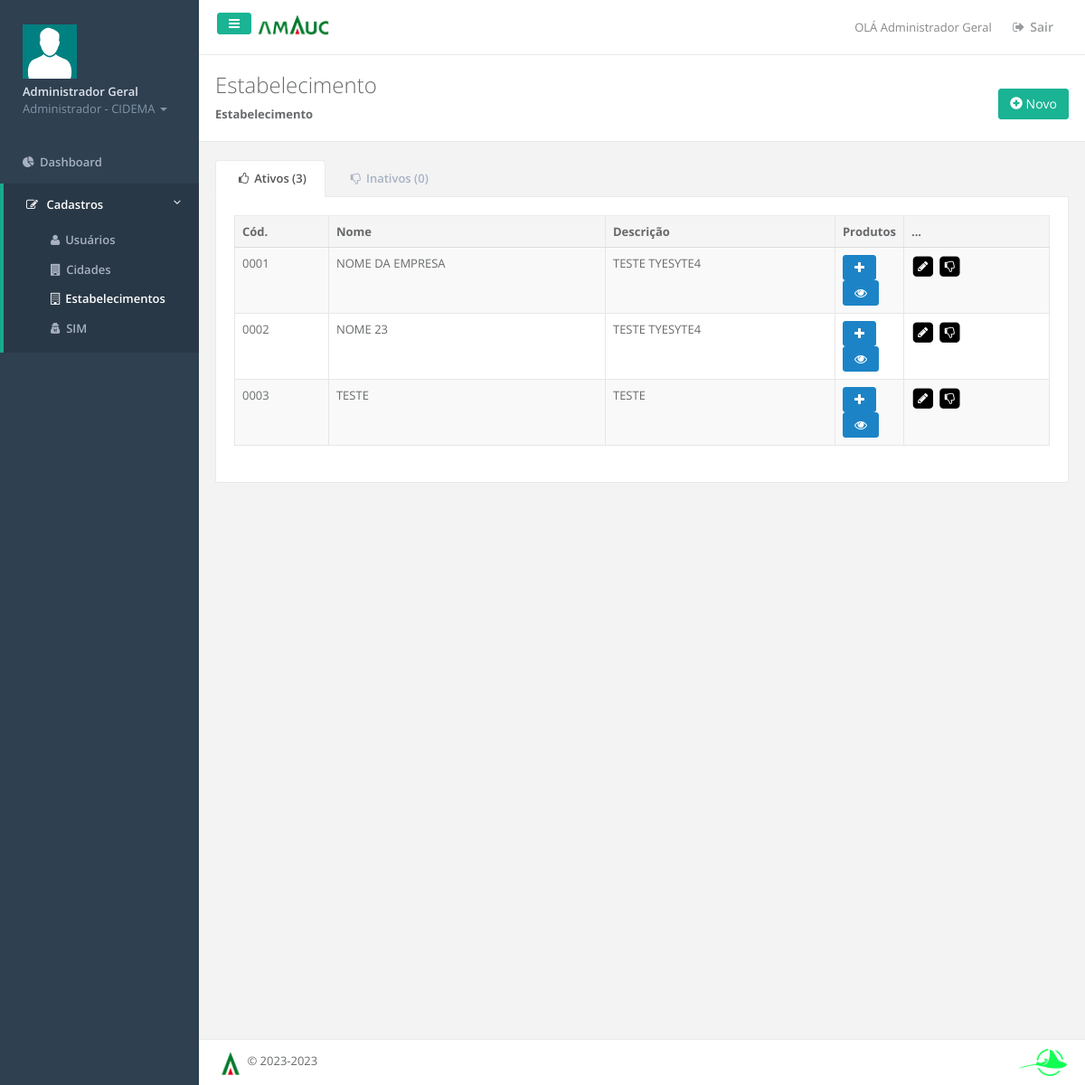
The page /?module=cadastro&acao=lista_estabelecimento (signed in) on the database its author committed.
### tables this page shows
CREATE TABLE `usuario_permissao` (
  `upe_cod` int(11) NOT NULL,
  `upe_descricao` text NOT NULL,
  `upe_situacao` int(11) NOT NULL
);

CREATE TABLE `estabelecimento` (
  `est_cod` int(11) NOT NULL,
  `est_nome` text NOT NULL,
  `est_cnpj` text NOT NULL,
  `est_descricao` text NOT NULL,
  `cid_cod` int(11) NOT NULL,
  `etp_cod` int(11) NOT NULL,
  `sim_cod` int(11) NOT NULL,
  `est_situacao` int(11) NOT NULL DEFAULT 1
);

### application/cadastro/index.php (called while the page is built, shortened)
<?php
	class IndexCommand implements Command {
		public function execute() {
			require_once 'application/template/default.php';
		}
	}
?>

### index.php (called while the page is built, shortened)
<?php
	try {
	    $factory = new Command_Factory();
	    $factory->createCommand()->execute();
	} catch (Exception_Pagenotfound $ep) {
	    echo '<h1>ERRO 404 - Página não encontrada</h1>';
	} catch (Exception $e) {
	    echo '<h1>ERRO 500 - Erro na execução</h1>';
	}
?>

### application/incs/validateUser.inc.php (called while the page is built)
<?php
		require_once 'library/DataManipulation.php';
		$data  = new DataManipulation();
		$userConfig['id'] = $_SESSION['sim_userId'];
		$sql = "SELECT *
				FROM usuario
				WHERE usu_cod = '".$userConfig['id']."'";
		$paramsUsers = $data->find('dynamic',$sql);
?>

### library/DataManipulation.php (called while the page is built, shortened)
<?php
require_once 'DataSet.php';
class DataManipulation{
	function find($type=false,$params=false,$order=false){
		$dataset = new DataSet();
		switch($type){
			case 'dynamic':
				$sql = $params;
			break;
		}
		return $dataset->listRecord($sql);
	}
}
?>

### library/DataSet.php (called while the page is built, shortened)
<?php
	require_once 'MySql.php';
    class DataSet{
		function listRecord($sql){
			$database = new MySql();
			$result = $database->executeQuery($sql);
			for($i = 0;$i < $database->countFields($result);$i++){
				$campo = $database->fieldName($result,$i);
				$array[$campo->name] = $campo->name;
			}
			for($i = 0;$i < $database->countLines($result);$i++){
				foreach($array as $lista){
					$retorno[$i][$lista] = $database->result($result, $i,$lista);
				}
			}
			return $retorno;
		}
    }
?>

### library/MySql.php (called while the page is built, shortened)
<?php
class MySql
{
    function connOpen()
    {
        $server   = 'localhost';
		$user     = 'root';
		$passw	  = '';
		$database = 'simweb';
		$this->conn = mysqli_connect($server, $user, $passw, $database);
        mysqli_set_charset($this->conn, "utf8");
    }
    function executeQuery($sql,$param=false)
    {
        $this->result = mysqli_query($this->conn, $sql);
            return $this->result;
    }
    function countLines($array)
    {
        return @mysqli_num_rows($array);
    }
    function result($result, $i, $field){
        if (mysqli_data_seek($result, $i)) {
            $row = mysqli_fetch_assoc($result);
            return $row[$field];
        }
    }
    function countFields($array){
        return @mysqli_num_fields($array);
    }
    function fieldName($array,$num){
        return mysqli_fetch_field($array);
    }
}
?>

### application/incs/header.inc.php (called while the page is built, shortened)
<?php require_once 'validateUser.inc.php'; ?>

### application/cadastro/view/estabelecimento/lista.inc.php (the view, shortened to what this page needs)
<?php
    $sql = "SELECT * FROM estabelecimento WHERE est_situacao = 1";
    $ati = $data->find('dynamic', $sql);
    $sql = "SELECT * FROM estabelecimento WHERE est_situacao = 0";
    $ina = $data->find('dynamic', $sql);
?>
<div class="row wrapper border-bottom white-bg page-heading">
    <div class="col-lg-6 col-xs-6">
        <h2>Estabelecimento</h2>
        <ol class="breadcrumb">
            <li class="active">
                <strong>Estabelecimento</strong>
            </li>
        </ol>
</div>
    <div class="col-lg-6 col-xs-6" style="text-align:right;">
        <br /><br />
        <a href="?module=cadastro&acao=novo_estabelecimento" class="btn btn-primary" style="height: 34px;">
            <span class="glyphicon glyphicon-plus-sign"></span> <span class="hidden-xs hidden-sm">Novo</span>
        </a>
    </div>
</div>
<div class="wrapper wrapper-content animated fadeInRight">
    <div class="row">
        <div class="col-lg-12">
            <div class="tabs-container">
                <ul class="nav nav-tabs">
                    <li class="active"><a data-toggle="tab" href="#tab-1"><i class="fa fa-thumbs-o-up"></i>Ativos (<?php echo count($ati); ?>)</a></li>
                    <li class=""><a data-toggle="tab" href="#tab-2"><i class="fa fa-thumbs-o-down"></i>Inativos (<?php echo count($ina); ?>)</a></li>
                </ul>
                <div class="tab-content">
                    <div id="tab-1" class="tab-pane active">
                        <div class="panel-body">
                            <div class="table-responsive" style="overflow-x: initial;">
                                <br class="hidden-md hidden-lg" />
                                <table class="table table-striped table-bordered table-hover dataTables-example">
                                    <thead>
                                        <tr>
                                            <th>Cód.</th>
                                            <th>Nome</th>
                                            <th>Descrição</th>
                                            <th style="width: 5px">Produtos</th>
                                            <th>...</th>
                                        </tr>
                                    </thead>
                                    <tbody>
                                        <?php
                                        for ($i = 0; $i < count($ati); $i++) {
                                            echo '
                                            <tr>
                                                <td>' . str_pad($ati[$i]['est_cod'], 4, '0', STR_PAD_LEFT) . '</td>
                                                <td>' . $ati[$i]['est_nome'] . '</td>
                                                <td>' . $ati[$i]['est_descricao'] . '</td>
                                                <td>
                                                    <a href="#" onclick="nextPage(\'?module=cadastro&acao=novo_produto\', ' . $ati[$i]['est_cod'] . ')">
                                                    <span class="btn btn-success" title="Adicionar produto">
                                                    <i class="fa fa-plus"></i>
                                                    </span>
                                                    </a>
                                                    <a href="#" onclick="nextPage(\'?module=cadastro&acao=visualiza_estabelecimento\', ' . $ati[$i]['est_cod'] . ')">
                                                    <span class="btn btn-success" title="Visualizar lista de produtos">
                                                    <i class="fa fa-eye"></i>
                                                    </span>
                                                    </a>
                                                </td>
                                                <td>';
                                                    if($_SESSION['sim_userPermissao']==1){
                                                        echo'
                                                            <a href="#" onclick="nextPage(\'?module=cadastro&acao=edita_estabelecimento\', ' . $ati[$i]['est_cod'] . ')">
                                                            <span class="fa-stack">
                                                                <i class="fa fa-square fa-stack-2x"></i>
                                                                <i class="fa fa-pencil fa-stack-1x fa-inverse"></i>
                                                            </span>
                                                            </a>
                                                            <a href="#" onClick=\'inativar("' . $ati[$i]['est_cod'] . '", "' . $ati[$i]['afr_descricao'] . '");\' title="Inativar Estabelecimento" style="text-decoration:none;">
                                                            <span class="fa-stack">
                                                                <i class="fa fa-square fa-stack-2x"></i>
                                                                <i class="fa fa-thumbs-o-down fa-stack-1x fa-inverse"></i>
                                                            </span>
                                                            </a>
                                                </td>
                                            </tr>';
                                                    }
                                        }
                                        ?>
                                    </tbody>
                                </table>
                            </div>
                        </div>
                    </div>
                </div>
            </div>
        </div>
    </div>
    <br />

### application/incs/menu.inc.php (shortened to what this page needs)
<?php
    $sql = "SELECT upe_descricao FROM usuario_permissao WHERE upe_cod = ".$_SESSION['sim_userPermissao'];
    $permissao = $data->find('dynamic', $sql);
?>
<nav class="navbar-default navbar-static-side" role="navigation">
    <div class="sidebar-collapse">
        <ul class="nav" id="side-menu">
            <li class="nav-header" style="padding: 27px 25px;">
                <div class="dropdown profile-element">
                    <a title="Visualizar usuário" href="#" onClick="nextPage('?module=cadastro&acao=edita_usuario', <?php echo $_SESSION['sim_userId'];?>);" style="text-decoration:none;">
                	<span>
                        <div class="avatar" style="width:60px; height:60px;">
                            <br />
                        </div>
                    </span>
                    </a>
                    <a data-toggle="dropdown" class="dropdown-toggle" href="#">
                        <span class="clear">
                        	<span class="block m-t-xs"> <strong class="font-bold"><?php echo $_SESSION['sim_userName']; ?></strong></span>
                        	<span class="text-muted text-xs block"><?php echo $permissao[0]['upe_descricao']; ?> <b class="caret"></b></span>
                        </span>
                    </a>
                </div>
            </li>
            <?php
            	if($_GET['module']=='dashboard'){
            		echo '<li class="active">';
                    unset($item_sel);
                    $acao = explode('_',$_GET['acao']);
            	}else{
            		echo '<li>';
            	}
                echo '
                <a href="?module=dashboard&acao=lista"><i class="fa fa-pie-chart"></i><span class="nav-label">Dashboard</span></a>';
            ?>
            </li>
            <?php
            	if($_GET['module']=='cadastro'){
            		echo '<li class="active">';
                    unset($item_sel);
                    $acao = explode('_',$_GET['acao']);
                    switch ($acao[1]) {
                        case 'estabelecimento':
                            $item_sel[2] = 'class="active"';
                        break;
                    }
            	}else{
            		echo '<li>';
            	}
            	switch($_SESSION['sim_userPermissao']) {
            		case '1':
            			echo '
                        <a href="#"><i class="fa fa-edit"></i> <span class="nav-label">Cadastros</span> <span class="fa arrow"></span></a>
                        <ul class="nav nav-second-level">
                            <li '.$item_sel[0].' ><a href="?module=cadastro&acao=lista_usuario"><i class="fa fa-user" aria-hidden="true"></i>Usuários</a></li>
    	                    <li '.$item_sel[1].' ><a href="?module=cadastro&acao=lista_cidade"><i class="fa fa-building" aria-hidden="true"></i>Cidades</a></li>
                            <li '.$item_sel[2].' ><a href="?module=cadastro&acao=lista_estabelecimento"><i class="fa fa-building-o" aria-hidden="true"></i>Estabelecimentos</a></li>
                            <li '.$item_sel[3].' ><a href="?module=cadastro&acao=lista_sim"><i class="fa fa-user-secret" aria-hidden="true"></i>SIM</a></li>
                        </ul>';
                    break;
            	}
            ?>
            </li>
        </ul>
    </div>
</nav>

### application/script/css/system.css (style rules this page uses)
a { color: #000000; text-decoration: none; }

### rows shown on the page
usuario_permissao: upe_descricao "Administrador - CIDEMA"
estabelecimento: est_cod "0001", est_nome "NOME DA EMPRESA", est_descricao "TESTE TYESYTE4"
estabelecimento: est_cod "0002", est_nome "NOME 23", est_descricao "TESTE TYESYTE4"
estabelecimento: est_cod "0003", est_nome "TESTE", est_descricao "TESTE"

### other values the page prints
$_SESSION['sim_userName'] "Administrador Geral"
count($ati) "3"
count($ina) "0"
